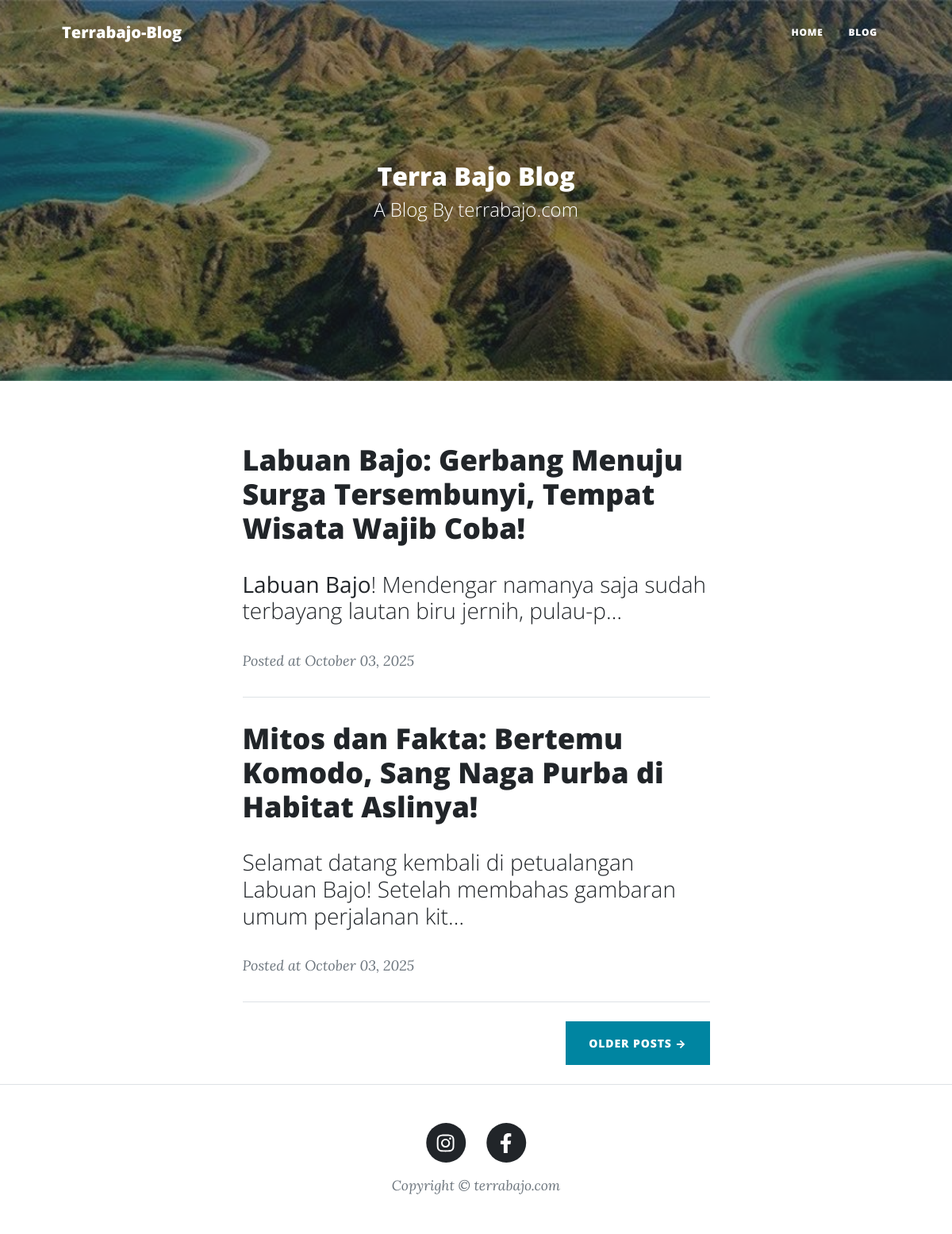
Screenshot of /blog/ with the database file from the repository.
### tour/models.py (models this page shows, shortened)
class Blog(models.Model):
    title = models.CharField(max_length=200)
    slug = models.SlugField(max_length=200,  unique=True)
    content = RichTextUploadingField()
    tanggal = models.DateField(default=timezone.now)
    thumbnail = models.ImageField(upload_to='blog_foto/')
    _metadata = {
        'title': title,
        'description': 'get_meta_description',
        'image': 'get_meta_image',
        'keywords': 'get_meta_keywords',
    }
    def get_meta_description(self):
        return self.content[:150]
    def get_meta_keywords(self):
        return [
            self.title,
        ]
    def get_meta_image(self):
        return self.thumbnail.url if self.thumbnail else None

### tour/views.py (the view)
# urls.py: 2. Add a URL to urlpatterns:  path('blog/', include('blog.urls'))
def blog(request):
    blog = Blog.objects.all()
    return render(request, 'tour/blog.html', {'blogs': blog})

### tour/templates/tour/blog.html (shortened to what this page needs)
<!DOCTYPE html>
<html lang="en">
{% load static %}
<head>
  <link rel="stylesheet" href="{% static 'tour/css/styles_blog.css' %}" />
</head>
<body>
  <nav class="navbar navbar-expand-lg navbar-light" id="mainNav">
    <div class="container px-4 px-lg-5">
      <a class="navbar-brand" href="/">Terrabajo-Blog</a>
      <div class="collapse navbar-collapse" id="navbarResponsive">
        <ul class="navbar-nav ms-auto py-4 py-lg-0">
          <li class="nav-item">
            <a class="nav-link px-lg-3 py-3 py-lg-4" href="/">Home</a>
          </li>
          <li class="nav-item">
            <a class="nav-link px-lg-3 py-3 py-lg-4" href="blog/">Blog</a>
          </li>
        </ul>
      </div>
    </div>
  </nav>
  <header class="masthead" style="
        background-image: url('/media/blog_foto/pulau-padar-labuan-bajo.jpg');
      ">
    <div class="container position-relative px-4 px-lg-5">
      <div class="row gx-4 gx-lg-5 justify-content-center">
        <div class="col-md-10 col-lg-8 col-xl-7">
          <div class="site-heading">
            <h2>Terra Bajo Blog</h2>
            <span class="subheading">A Blog By terrabajo.com</span>
          </div>
        </div>
      </div>
    </div>
  </header>
  <div class="container px-4 px-lg-5">
    <div class="row gx-4 gx-lg-5 justify-content-center">
      <div class="col-md-10 col-lg-8 col-xl-7">
        {% for blog in blogs %}
        <div class="post-preview">
          <a href="{% url 'blog_detail' blog.slug %}">
            <h2 class="post-title">{{blog.title}}</h2>
            <h3 class="post-subtitle">
              {{ blog.content|truncatechars:100|safe }}
            </h3>
          </a>
          <p class="post-meta">Posted at {{ blog.tanggal|date:"F d, Y" }}</p>
        </div>
        <hr class="my-4" />
        {% endfor %}
        <div class="d-flex justify-content-end mb-4">
          <a class="btn btn-primary text-uppercase" href="#!">Older Posts →</a>
        </div>
      </div>
    </div>
  </div>
  <footer class="border-top">
    <div class="container px-4 px-lg-5">
      <div class="row gx-4 gx-lg-5 justify-content-center">
        <div class="col-md-10 col-lg-8 col-xl-7">
          <ul class="list-inline text-center">
            <li class="list-inline-item">
              <a href="#!">
                <span class="fa-stack fa-lg">
                  <i class="fas fa-circle fa-stack-2x"></i>
                  <i class="fab fa-instagram fa-stack-1x fa-inverse"></i>
                </span>
              </a>
            </li>
            <li class="list-inline-item">
              <a href="#!">
                <span class="fa-stack fa-lg">
                  <i class="fas fa-circle fa-stack-2x"></i>
                  <i class="fab fa-facebook-f fa-stack-1x fa-inverse"></i>
                </span>
              </a>
            </li>
          </ul>
          <div class="small text-center text-muted fst-italic">
            Copyright &copy; terrabajo.com
          </div>
        </div>
      </div>
    </div>
  </footer>
</body>
</html>

### rows the page displays
Blog: title "Labuan Bajo: Gerbang Menuju Surga Tersembunyi, Tempat Wisata Wajib Coba!", content "Labuan Bajo ! Mendengar namanya saja sudah terbayang lautan biru jernih, pulau-p…", tanggal "October 03, 2025"
Blog: title "Mitos dan Fakta: Bertemu Komodo, Sang Naga Purba di Habitat Aslinya!", content "Selamat datang kembali di petualangan Labuan Bajo! Setelah membahas gambaran umum perjalanan kit…", tanggal "October 03, 2025"
